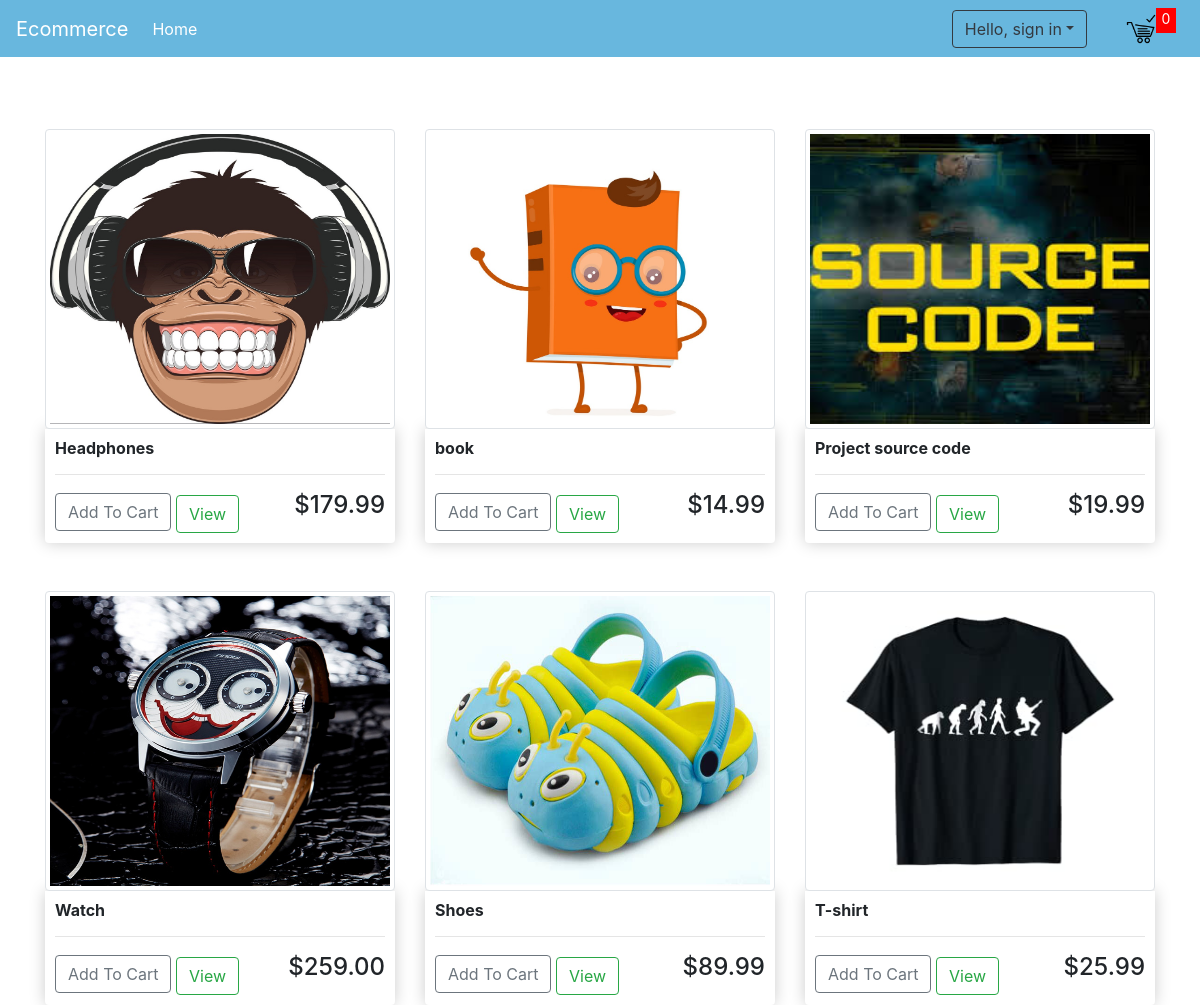
The page / on the database its author committed.
### store/models.py (models this page shows, shortened)
class Product (models.Model):
	name    = models.CharField (max_length = 200, null = True)
	price   = models.DecimalField(max_digits=10, decimal_places=2)
	digital = models.BooleanField (default = False, blank = True)
	image   = models.ImageField(default= 'images/product.png', blank = True)

### store/views.py (the view)
# urls.py: path('', include('store.urls')),
def store(request):
	products = Product.objects.all()
	total_quantity  = cart_total(request)['total_quantity']
	context  = {"products": products, 'total_quantity':total_quantity}
	return render (request,'store/store.html', context)

### store/utils.py (called while the page is built, shortened)
def cart_total(request):
	orderitems = []
	total_quantity = 0
	total_price = 0
	shipping = False
	if request.user.is_authenticated:
		customer = request.user.customer
		order, created = Order.objects.get_or_create(customer = customer, complete = False)
		orderitems = OrderItem.objects.filter(order=order)
		for item in orderitems:
			total_quantity += item.quantity
		for item in orderitems:
			if item.product.digital == False:
				shipping = True
				break
		for item in orderitems:
			total_price += item.quantity * item.product.price
	else:
		try:
			cart = json.loads(request.COOKIES["cart"])
		except:
			cart = {}
	return {"orderitems": orderitems,"total_quantity": total_quantity, "total_price": total_price, "shipping": shipping}

### store/templates/store/store.html (shortened to what this page needs)
{% extends 'store/main.html' %}
{% load static %}
{% block body %}
<div class="row">
	{% for product in products %}
	<div class="col-lg-4 mt-5">
		<img class="img-thumbnail" src="{{ product.image.url }}">
		<div class="box-element product">
			<h6><strong>{{ product.name }}</strong></h6>
			<hr>
				<button type="submit" class="btn btn-outline-secondary add-to-cart" data-id={{ product.id }} data-action="add">Add To Cart</button>
			<a  class=" mt-1 btn btn-outline-success" href="{% url 'view_product' pk=product.id %}">View</a>
			<h4 id="product-price">${{ product.price }}</h4>
		</div>
	</div>
	{% endfor %}
{% endblock %}

### static/css/main.css (style rules this page uses)
.box-element { box-shadow: hsl(0, 0%, 80%) 0 0 16px; background-color: #fff; border-radius: 4px; padding: 10px; }
.product { border-radius: 0 0 4px 4px; }
#product-price { display: inline-block; float: right; }
.img-thumbnail { width: 600px; height: 300px; }

### rows shown on the page
Product: image (picture), name "Headphones", price "179.99"
Product: image (picture), name "book", price "14.99"
Product: image (picture), name "Project source code", price "19.99"
Product: image (picture), name "Watch", price "259.00"
Product: image (picture), name "Shoes", price "89.99"
Product: image (picture), name "T-shirt", price "25.99"

### other values the page prints
{{ total_quantity }} "0"
